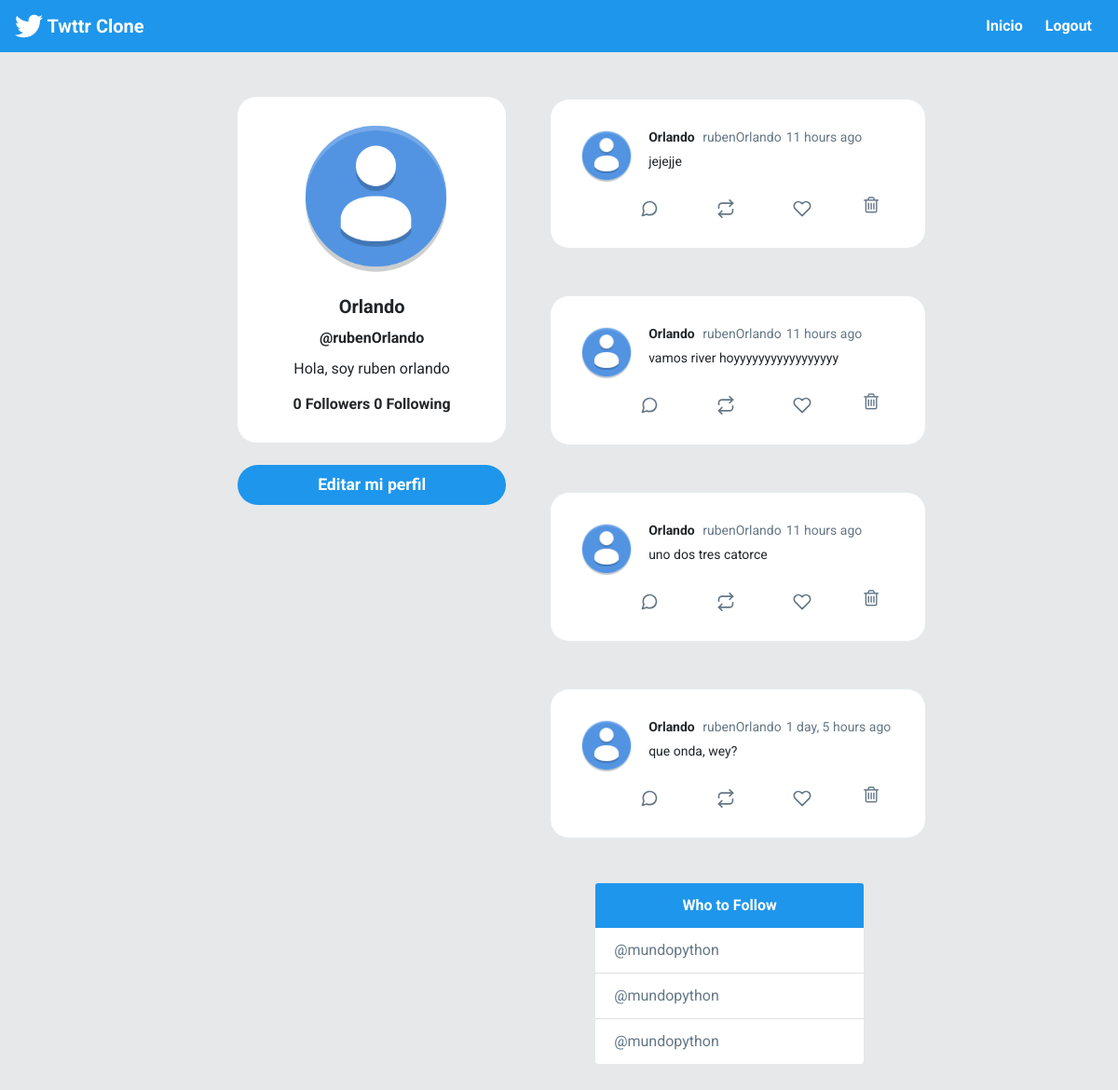
Page /profile/rubenOrlando/ (signed in) on the committed database.
### clon/models.py (models this page shows, shortened)
class Profile(models.Model):
	user = models.OneToOneField(User, on_delete=models.CASCADE)
	bio = models.CharField(default='Hola, clon', max_length=100)
	image = models.ImageField(default='default.png')
	def following(self):
		user_ids = Relationship.objects.filter(from_user=self.user)\
									.values_list('to_user_id', flat=True)
		return User.objects.filter(id__in=user_ids)
	def followers(self):
		user_ids = Relationship.objects.filter(to_user=self.user)\
									.values_list('from_user_id', flat=True)
		return User.objects.filter(id__in=user_ids)

class Post(models.Model):
    timestamp = models.DateTimeField(default=timezone.now)
    content = models.TextField()
    user = models.ForeignKey(User, on_delete=models.CASCADE, related_name='posts')
    class Meta:
        ordering = ['-timestamp']

### clon/views.py (the view)
# urls.py: path('profile/<str:username>/', views.profile, name='profile'),
def profile(request, username):
    user = User.objects.get(username=username)
    posts = user.posts.all()
    return render(request, 'twitter/profile.html', context={'user': user, 'posts': posts})

### clon/templates/twitter/profile.html (shortened to what this page needs)
{% extends 'twitter/layout.html' %}
{% load humanize %}
{% block content %}
<div id="main" class="container-fluid d-flex">
    <div class="sidebar m-5 d-none d-md-block">
        <div class="">
            <div class="card " style="width: 18rem; text-align:center;border-radius: 20px;">
                <img class="card-img-top rounded-circle"
                    style="width:60%; position: relative;left: 62px;padding-top: 20px;" src="{{ user.profile.image.url }}"
                    alt="Card image cap">
                <div class="card-body">
                    <h5 class="card-title font-weight-bold">{{ user.first_name}}</h5>
                    <h6 class="card-title font-weight-bold">@{{ user.username }}</h6>
                    <p class="card-text">{{ user.profile.bio }}</p>
                    <h6 class="card-title font-weight-bold">
                        {{ user.profile.followers.count }} Followers
                        {{ user.profile.following.count }} Following
                    </h6>
                </div>
            </div>
            <a href="{% url 'edit' %}" id="addATweetLeft" type="button"
                style="border-radius: 30px; font-size: 1.1rem; font-weight:bold;"
                class="btn btn-lg btn-block mt-4 text-white ">Editar mi perfil</a>
        </div>
    </div>
    <div class="content">
        {% for post in posts %}
        <div id="tweetCards">
            <div class="tweet-wrap" style="border-radius:20px">
                <div class="tweet-header">
                    <img src="{{ post.user.profile.image.url }}" alt="" class="avator">
                    <div class="tweet-header-info">
                        {{ post.user.first_name }} <span>{{ post.user.username }}</span><span>{{ post.timestamp| naturaltime }}
                        </span>
                        <p>{{ post.content }}</p>
                    </div>
                </div>
                <div class="tweet-info-counts">
                    <div class="comments">
                        <button style="background: white; border: none;">
                        </button>
                    </div>
                    <div class="retweets">
                        <button style="background: white; border: none;">
                        </button>
                    </div>
                    <div class="likes">
                        <button style="background: white; border: none;">
                        </button>
                    </div>
                    {% if request.user == post.user %}
                    <div class="trash">
                        <a href="#" style="background: white; border: none;">
                            <i class="fa fa-trash-o" style="color:#657786; font-size: 20px" aria-hidden="true"></i>
                        </a>
                    </div>
                    {% endif %}
                </div>
            </div>
        {% endfor %}
        </div>
    </div>
    <div class="sidebar m-5 d-none d-xl-block">
        <div class="card" style="width: 18rem;">
            <div class="card-header">
                Who to Follow
            </div>
            <ul class="list-group list-group-flush">
                <li class="list-group-item"><a href="#" style="text-decoration: none;color: #657787;">@mundopython</a>
                </li>
                <li class="list-group-item"><a href="#" style="text-decoration: none;color: #657787;">@mundopython</a>
                </li>
                <li class="list-group-item"><a href="#" style="text-decoration: none;color: #657787;">@mundopython</a>
                </li>
            </ul>
        </div>
    </div>
</div>
{% endblock content %}

### clon/static/css/style.css (style rules this page uses)
body { background: #E6E8E9; ; font-family: 'Asap', sans-serif; font-family: 'Roboto', sans-serif; }
img { max-width: 100%; }
.avator { border-radius: 100px; width: 60px; height: 60px; margin-right: 15px; }
.card { border: none; }
.card-header { background-color: #1E96EB ; color: white; text-align: center; font-weight: bold; border: none; }
#main { justify-content: center; }
.tweet-wrap { max-width: 490px; background: #fff; margin: 0 auto; margin-top: 50px; border-radius: 3px; padding: 30px; border-bottom: 1px solid #e6ecf0; border-top: 1px solid #e6ecf0; }
.tweet-header { display: flex; align-items: flex-start; font-size: 14px; }
.tweet-header-info { font-weight: bold; }
.tweet-header-info span { color: #657786; font-weight: normal; margin-left: 5px; }
.tweet-header-info p { font-weight: normal; margin-top: 5px; }
.tweet-info-counts { display: flex; margin-left: 60px; margin-top: 10px; }
.tweet-info-counts div { display: flex; margin-right: 20px; }
.tweet-info-counts div svg { color: #657786; margin-right: 10px; }
.btn { background-color: #1E96EB ; border-style: none; font-weight: bold; color: white; }
a:link { color: #1E96EB ; text-decoration: none; }

### rows in the picture
Post: user.profile.image (placeholder picture), user.first_name "Orlando", user.username "rubenOrlando", timestamp "11 hours ago", content "jejejje"
Post: user.profile.image (placeholder picture), user.first_name "Orlando", user.username "rubenOrlando", timestamp "11 hours ago", content "vamos river hoyyyyyyyyyyyyyyyyy"
Post: user.profile.image (placeholder picture), user.first_name "Orlando", user.username "rubenOrlando", timestamp "11 hours ago", content "uno dos tres catorce"
Post: user.profile.image (placeholder picture), user.first_name "Orlando", user.username "rubenOrlando", timestamp "1 day, 5 hours ago", content "que onda, wey?"

### other values in the picture
{{ user.first_name }} "Orlando"
{{ user.username }} "rubenOrlando"
{{ user.profile.bio }} "Hola, soy ruben orlando"
{{ user.profile.followers.count }} "0"
{{ user.profile.following.count }} "0"
